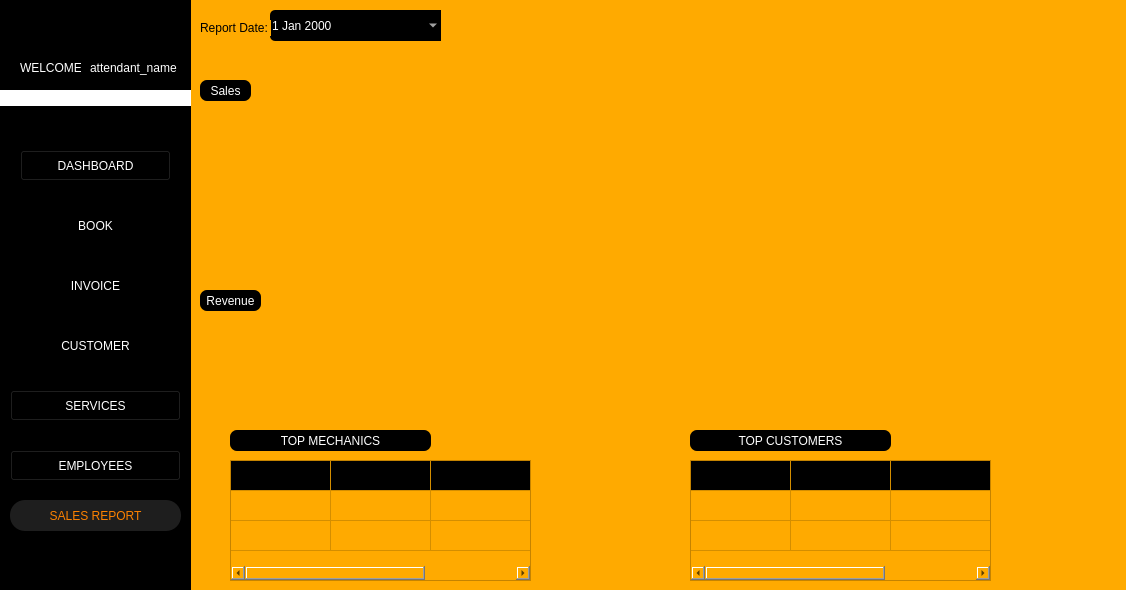
<?xml version="1.0" encoding="UTF-8"?>
<ui version="4.0">
 <class>Form</class>
 <widget class="QWidget" name="Form">
  <property name="geometry">
   <rect>
    <x>0</x>
    <y>0</y>
    <width>1126</width>
    <height>590</height>
   </rect>
  </property>
  <property name="windowTitle">
   <string>Form</string>
  </property>
  <property name="styleSheet">
   <string notr="true">background-color: rgb(255, 170, 0);</string>
  </property>
  <widget class="QLabel" name="label_2">
   <property name="geometry">
    <rect>
     <x>0</x>
     <y>90</y>
     <width>191</width>
     <height>16</height>
    </rect>
   </property>
   <property name="styleSheet">
    <string notr="true">background-color: rgb(255, 255, 255);</string>
   </property>
   <property name="text">
    <string/>
   </property>
  </widget>
  <widget class="QPushButton" name="btn_salesrep">
   <property name="geometry">
    <rect>
     <x>10</x>
     <y>500</y>
     <width>171</width>
     <height>31</height>
    </rect>
   </property>
   <property name="styleSheet">
    <string notr="true">border-style: none;
color: #FC8100;
border-radius: 15px;
background-color: #1E1E1E;
</string>
   </property>
   <property name="text">
    <string>SALES REPORT</string>
   </property>
  </widget>
  <widget class="QPushButton" name="btn_books">
   <property name="geometry">
    <rect>
     <x>20</x>
     <y>210</y>
     <width>151</width>
     <height>31</height>
    </rect>
   </property>
   <property name="styleSheet">
    <string notr="true">border-style: none;
color: #fff;
color: rgb(255, 255, 255);
background-color: rgb(0, 0, 0);

</string>
   </property>
   <property name="text">
    <string>BOOK</string>
   </property>
  </widget>
  <widget class="QLabel" name="label_32">
   <property name="geometry">
    <rect>
     <x>70</x>
     <y>20</y>
     <width>41</width>
     <height>41</height>
    </rect>
   </property>
   <property name="styleSheet">
    <string notr="true">border-style: none;
background-color: black;
</string>
   </property>
   <property name="text">
    <string/>
   </property>
   <property name="pixmap">
    <pixmap>img/ARMS_LGO(1).png</pixmap>
   </property>
   <property name="scaledContents">
    <bool>true</bool>
   </property>
  </widget>
  <widget class="QPushButton" name="btn_dashboard">
   <property name="geometry">
    <rect>
     <x>20</x>
     <y>150</y>
     <width>151</width>
     <height>31</height>
    </rect>
   </property>
   <property name="styleSheet">
    <string notr="true">color: rgb(255, 255, 255);
background-color: rgb(0, 0, 0);
</string>
   </property>
   <property name="text">
    <string>DASHBOARD</string>
   </property>
  </widget>
  <widget class="QPushButton" name="btn_settings">
   <property name="geometry">
    <rect>
     <x>0</x>
     <y>560</y>
     <width>31</width>
     <height>24</height>
    </rect>
   </property>
   <property name="styleSheet">
    <string notr="true">border-style: none;
color: rgb(255, 255, 255);
background-color: rgb(0, 0, 0);</string>
   </property>
   <property name="text">
    <string/>
   </property>
   <property name="icon">
    <iconset>
     <normaloff>img/settingsIM.png</normaloff>img/settingsIM.png</iconset>
   </property>
   <property name="iconSize">
    <size>
     <width>20</width>
     <height>20</height>
    </size>
   </property>
  </widget>
  <widget class="QPushButton" name="btn_invoice_2">
   <property name="geometry">
    <rect>
     <x>20</x>
     <y>270</y>
     <width>151</width>
     <height>31</height>
    </rect>
   </property>
   <property name="styleSheet">
    <string notr="true">border-style: none;
color: rgb(255, 255, 255);
background-color: rgb(0, 0, 0);</string>
   </property>
   <property name="text">
    <string>INVOICE</string>
   </property>
  </widget>
  <widget class="QLabel" name="label">
   <property name="geometry">
    <rect>
     <x>0</x>
     <y>0</y>
     <width>191</width>
     <height>591</height>
    </rect>
   </property>
   <property name="styleSheet">
    <string notr="true">background-color: rgb(0, 0, 0);</string>
   </property>
   <property name="text">
    <string/>
   </property>
  </widget>
  <widget class="QPushButton" name="btn_employees">
   <property name="geometry">
    <rect>
     <x>10</x>
     <y>450</y>
     <width>171</width>
     <height>31</height>
    </rect>
   </property>
   <property name="styleSheet">
    <string notr="true">color: rgb(255, 255, 255);
background-color: rgb(0, 0, 0);
</string>
   </property>
   <property name="text">
    <string>EMPLOYEES</string>
   </property>
  </widget>
  <widget class="QLabel" name="label_12">
   <property name="geometry">
    <rect>
     <x>20</x>
     <y>60</y>
     <width>61</width>
     <height>16</height>
    </rect>
   </property>
   <property name="styleSheet">
    <string notr="true">color: rgb(255, 255, 255);
background-color: rgb(0, 0, 0);</string>
   </property>
   <property name="text">
    <string>WELCOME</string>
   </property>
  </widget>
  <widget class="QPushButton" name="btn_services">
   <property name="geometry">
    <rect>
     <x>10</x>
     <y>390</y>
     <width>171</width>
     <height>31</height>
    </rect>
   </property>
   <property name="styleSheet">
    <string notr="true">color: rgb(255, 255, 255);
background-color: rgb(0, 0, 0);
</string>
   </property>
   <property name="text">
    <string>SERVICES</string>
   </property>
  </widget>
  <widget class="QLabel" name="attendant_name">
   <property name="geometry">
    <rect>
     <x>90</x>
     <y>60</y>
     <width>91</width>
     <height>16</height>
    </rect>
   </property>
   <property name="styleSheet">
    <string notr="true">color: rgb(255, 255, 255);
background-color: rgb(0, 0, 0);</string>
   </property>
   <property name="text">
    <string>attendant_name</string>
   </property>
  </widget>
  <widget class="QPushButton" name="btn_customer">
   <property name="geometry">
    <rect>
     <x>20</x>
     <y>330</y>
     <width>151</width>
     <height>31</height>
    </rect>
   </property>
   <property name="styleSheet">
    <string notr="true">border-style: none;
color: #fff;
color: rgb(255, 255, 255);
background-color: rgb(0, 0, 0);
</string>
   </property>
   <property name="text">
    <string>CUSTOMER</string>
   </property>
  </widget>
  <widget class="QTableWidget" name="tbl_top_customers">
   <property name="geometry">
    <rect>
     <x>690</x>
     <y>460</y>
     <width>301</width>
     <height>121</height>
    </rect>
   </property>
   <property name="rowCount">
    <number>3</number>
   </property>
   <property name="columnCount">
    <number>3</number>
   </property>
   <attribute name="horizontalHeaderVisible">
    <bool>false</bool>
   </attribute>
   <attribute name="horizontalHeaderHighlightSections">
    <bool>false</bool>
   </attribute>
   <attribute name="verticalHeaderVisible">
    <bool>false</bool>
   </attribute>
   <attribute name="verticalHeaderHighlightSections">
    <bool>false</bool>
   </attribute>
   <row/>
   <row/>
   <row/>
   <column/>
   <column/>
   <column/>
   <item row="0" column="0">
    <property name="text">
     <string>NAME</string>
    </property>
    <property name="background">
     <brush brushstyle="SolidPattern">
      <color alpha="255">
       <red>0</red>
       <green>0</green>
       <blue>0</blue>
      </color>
     </brush>
    </property>
    <property name="foreground">
     <brush brushstyle="NoBrush">
      <color alpha="255">
       <red>255</red>
       <green>255</green>
       <blue>255</blue>
      </color>
     </brush>
    </property>
   </item>
   <item row="0" column="1">
    <property name="text">
     <string>COMPLETED BOOKINGS</string>
    </property>
    <property name="background">
     <brush brushstyle="SolidPattern">
      <color alpha="255">
       <red>0</red>
       <green>0</green>
       <blue>0</blue>
      </color>
     </brush>
    </property>
    <property name="foreground">
     <brush brushstyle="NoBrush">
      <color alpha="255">
       <red>255</red>
       <green>255</green>
       <blue>255</blue>
      </color>
     </brush>
    </property>
   </item>
   <item row="0" column="2">
    <property name="text">
     <string>TOTAL PAYMENT</string>
    </property>
    <property name="background">
     <brush brushstyle="SolidPattern">
      <color alpha="255">
       <red>0</red>
       <green>0</green>
       <blue>0</blue>
      </color>
     </brush>
    </property>
    <property name="foreground">
     <brush brushstyle="NoBrush">
      <color alpha="255">
       <red>255</red>
       <green>255</green>
       <blue>255</blue>
      </color>
     </brush>
    </property>
   </item>
  </widget>
  <widget class="QLabel" name="label_281">
   <property name="geometry">
    <rect>
     <x>230</x>
     <y>430</y>
     <width>201</width>
     <height>21</height>
    </rect>
   </property>
   <property name="styleSheet">
    <string notr="true">background-color: rgb(0, 0, 0);
color: rgb(255, 255, 255);
border-radius: 7px;

</string>
   </property>
   <property name="text">
    <string>TOP MECHANICS</string>
   </property>
   <property name="alignment">
    <set>Qt::AlignCenter</set>
   </property>
  </widget>
  <widget class="QDateEdit" name="date_report">
   <property name="geometry">
    <rect>
     <x>270</x>
     <y>10</y>
     <width>171</width>
     <height>31</height>
    </rect>
   </property>
   <property name="styleSheet">
    <string notr="true">background-color: rgb(0, 0, 0);
color: rgb(255, 255, 255);
border-radius: 5px;
</string>
   </property>
   <property name="calendarPopup">
    <bool>true</bool>
   </property>
  </widget>
  <widget class="QTableWidget" name="tbl_top_mechanics">
   <property name="geometry">
    <rect>
     <x>230</x>
     <y>460</y>
     <width>301</width>
     <height>121</height>
    </rect>
   </property>
   <property name="rowCount">
    <number>3</number>
   </property>
   <property name="columnCount">
    <number>3</number>
   </property>
   <attribute name="horizontalHeaderVisible">
    <bool>false</bool>
   </attribute>
   <attribute name="horizontalHeaderHighlightSections">
    <bool>false</bool>
   </attribute>
   <attribute name="verticalHeaderVisible">
    <bool>false</bool>
   </attribute>
   <attribute name="verticalHeaderHighlightSections">
    <bool>false</bool>
   </attribute>
   <row/>
   <row/>
   <row/>
   <column/>
   <column/>
   <column/>
   <item row="0" column="0">
    <property name="text">
     <string>NAME</string>
    </property>
    <property name="background">
     <brush brushstyle="SolidPattern">
      <color alpha="255">
       <red>0</red>
       <green>0</green>
       <blue>0</blue>
      </color>
     </brush>
    </property>
    <property name="foreground">
     <brush brushstyle="NoBrush">
      <color alpha="255">
       <red>255</red>
       <green>255</green>
       <blue>255</blue>
      </color>
     </brush>
    </property>
   </item>
   <item row="0" column="1">
    <property name="text">
     <string>COMPLETED BOOKINGS</string>
    </property>
    <property name="background">
     <brush brushstyle="SolidPattern">
      <color alpha="255">
       <red>0</red>
       <green>0</green>
       <blue>0</blue>
      </color>
     </brush>
    </property>
    <property name="foreground">
     <brush brushstyle="NoBrush">
      <color alpha="255">
       <red>255</red>
       <green>255</green>
       <blue>255</blue>
      </color>
     </brush>
    </property>
   </item>
   <item row="0" column="2">
    <property name="text">
     <string>TOTAL EARNINGS</string>
    </property>
    <property name="background">
     <brush brushstyle="SolidPattern">
      <color alpha="255">
       <red>0</red>
       <green>0</green>
       <blue>0</blue>
      </color>
     </brush>
    </property>
    <property name="foreground">
     <brush brushstyle="NoBrush">
      <color alpha="255">
       <red>255</red>
       <green>255</green>
       <blue>255</blue>
      </color>
     </brush>
    </property>
   </item>
  </widget>
  <widget class="QLabel" name="label_280">
   <property name="geometry">
    <rect>
     <x>200</x>
     <y>290</y>
     <width>61</width>
     <height>21</height>
    </rect>
   </property>
   <property name="styleSheet">
    <string notr="true">background-color: rgb(0, 0, 0);
color: rgb(255, 255, 255);
border-radius: 7px;

</string>
   </property>
   <property name="text">
    <string>Revenue</string>
   </property>
   <property name="alignment">
    <set>Qt::AlignCenter</set>
   </property>
  </widget>
  <widget class="QLabel" name="label_282">
   <property name="geometry">
    <rect>
     <x>690</x>
     <y>430</y>
     <width>201</width>
     <height>21</height>
    </rect>
   </property>
   <property name="styleSheet">
    <string notr="true">background-color: rgb(0, 0, 0);
color: rgb(255, 255, 255);
border-radius: 7px;

</string>
   </property>
   <property name="text">
    <string>TOP CUSTOMERS</string>
   </property>
   <property name="alignment">
    <set>Qt::AlignCenter</set>
   </property>
  </widget>
  <widget class="QLabel" name="label_278">
   <property name="geometry">
    <rect>
     <x>200</x>
     <y>20</y>
     <width>71</width>
     <height>16</height>
    </rect>
   </property>
   <property name="text">
    <string>Report Date:</string>
   </property>
  </widget>
  <widget class="QLabel" name="label_279">
   <property name="geometry">
    <rect>
     <x>200</x>
     <y>80</y>
     <width>51</width>
     <height>21</height>
    </rect>
   </property>
   <property name="styleSheet">
    <string notr="true">background-color: rgb(0, 0, 0);
color: rgb(255, 255, 255);
border-radius: 7px;

</string>
   </property>
   <property name="text">
    <string>Sales</string>
   </property>
   <property name="alignment">
    <set>Qt::AlignCenter</set>
   </property>
  </widget>
  <zorder>label</zorder>
  <zorder>label_2</zorder>
  <zorder>btn_salesrep</zorder>
  <zorder>btn_books</zorder>
  <zorder>label_32</zorder>
  <zorder>btn_dashboard</zorder>
  <zorder>btn_settings</zorder>
  <zorder>btn_invoice_2</zorder>
  <zorder>btn_employees</zorder>
  <zorder>label_12</zorder>
  <zorder>btn_services</zorder>
  <zorder>attendant_name</zorder>
  <zorder>btn_customer</zorder>
  <zorder>tbl_top_customers</zorder>
  <zorder>label_281</zorder>
  <zorder>date_report</zorder>
  <zorder>tbl_top_mechanics</zorder>
  <zorder>label_280</zorder>
  <zorder>label_282</zorder>
  <zorder>label_278</zorder>
  <zorder>label_279</zorder>
 </widget>
 <resources/>
 <connections/>
</ui>
